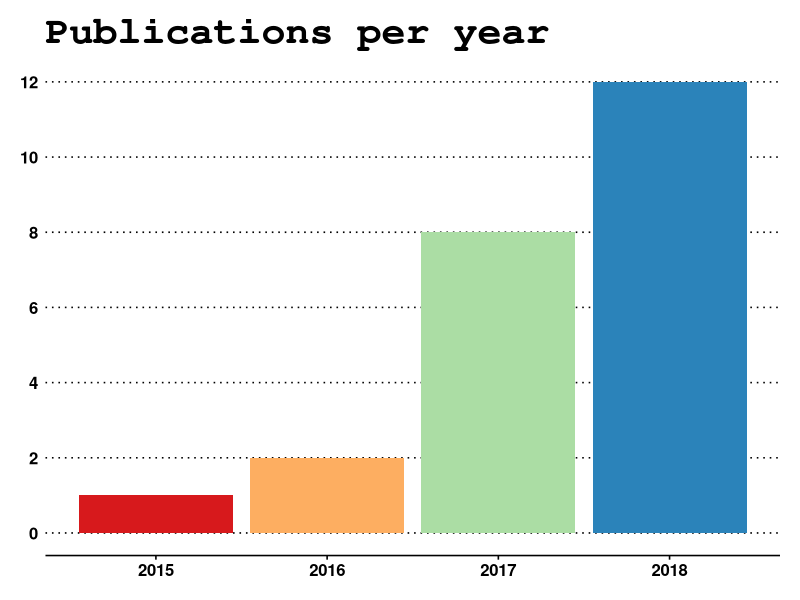
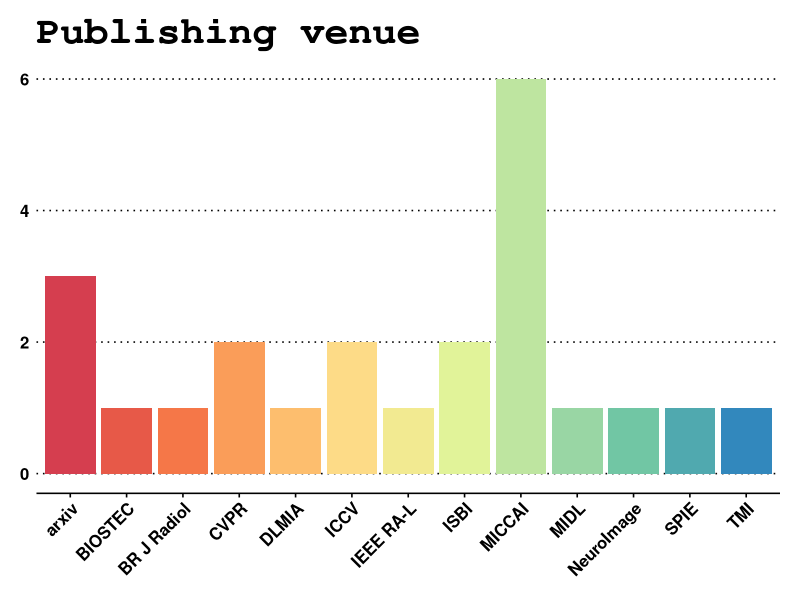
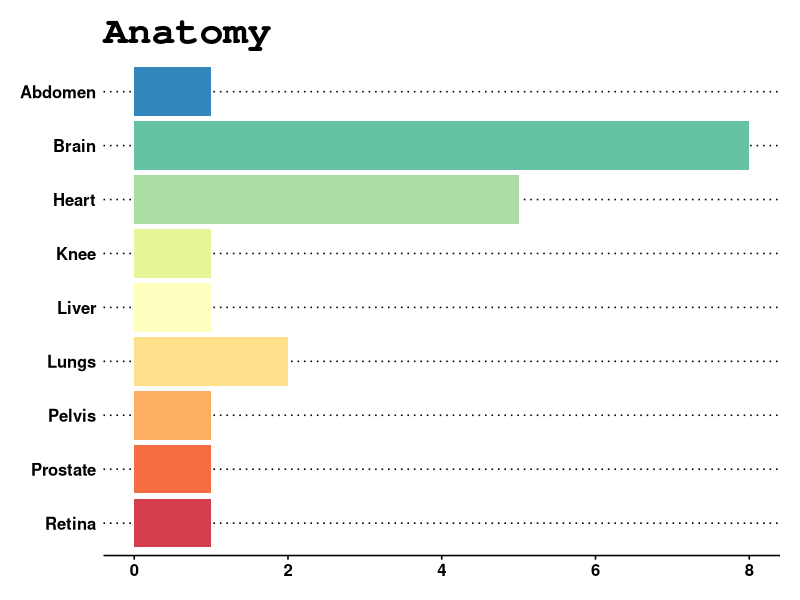
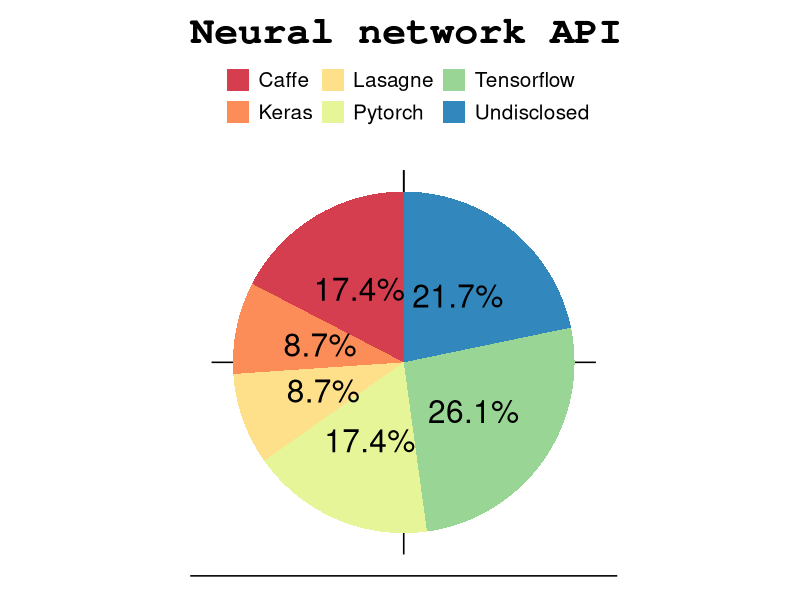

R code for these plots, in order:
library( ggplot2 )
library( ggthemes )
library( scales )
library( dplyr )

library( RColorBrewer )

deepMapBrief <- read.csv( "./DeepMapBrief.csv" )

## Make publishing year histogram

yearPlot <- ggplot( deepMapBrief, aes( YearPublished ) ) +
  geom_bar( aes( fill = factor( YearPublished ) ) ) +
  ggtitle( "Publications per year" ) +
  scale_y_continuous( "Count", breaks = seq( 0, 12, by = 2 ), labels = seq( 0, 12, by = 2 ) ) +
  scale_fill_brewer( palette = "Spectral" ) +
  theme_wsj( color = "white" ) +
  theme( legend.position = "none" )

ggsave( yearPlot, filename = paste0( './Figures/yearPlot.pdf' ),
  width = 6, height = 8, units = 'in' )

## Make publishing venue histogram

getPalette <- colorRampPalette( brewer.pal( 8, "Spectral" ) )
numberOfVenues <- length( unique( deepMapBrief$Venue ) )

venuePlot <- ggplot( deepMapBrief, aes( Venue ) ) +
  geom_bar( aes( fill = factor( Venue ) ) ) +
  ggtitle( "Publishing venue" ) +
  scale_y_continuous( "Count" ) +
  scale_fill_manual( values = getPalette( numberOfVenues ) ) +
  theme_wsj( color = "white" ) +
  theme( legend.position = "none",
         axis.text.x = element_text( angle = 45, hjust = 1 )
       )

ggsave( venuePlot, filename = paste0( './Figures/venuePlot.pdf' ),
  width = 12, height = 4, units = 'in' )

## Make anatomy histogram

anatomy <- c()
for( i in 1:length( deepMapBrief$Anatomy ) )
  {
  if( is.na( deepMapBrief$Anatomy[i] ) )
    {
    next
    }
  if( grepl( '_', deepMapBrief$Anatomy[i] ) )
    {
    tokens <- unlist( strsplit( deepMapBrief$Anatomy[i], '_' ) )
    anatomy <- append( anatomy, c( tokens ) )
    } else {
    anatomy <- append( anatomy, deepMapBrief$Anatomy[i] )
    }
  }
anatomy[is.na( anatomy )] <- 'None'

anatomyDataFrame <- data.frame( Anatomy = as.factor( anatomy ) )
anatomyDataFrame$Anatomy <- factor( anatomyDataFrame$Anatomy,
  levels = rev( c( 'Abdomen', 'Brain', 'Heart', 'Knee', 'Liver', 'Lungs', 'Pelvis', 'Prostate', 'Retina' ) ) )

anatomyPlot <- ggplot( anatomyDataFrame, aes( x = Anatomy ) ) +
  geom_bar( aes( fill = Anatomy ) ) +
  coord_flip() +
  ggtitle( "Anatomy" ) +
  scale_y_continuous( "Count" ) +
  scale_fill_brewer( "", palette = "Spectral" ) +
  theme_wsj( color = "white" )  +
  theme( legend.position = "none" )

ggsave( anatomyPlot, filename = paste0( './Figures/anatomyPlot.pdf' ),
  width = 10, height = 5, units = 'in' )


## Make pie chart

apiDataFrame <- data.frame( API = deepMapBrief$DeepLearningPlatform )
apiDataFrame <- apiDataFrame %>%
  group_by( API ) %>%
  count() %>%
  ungroup() %>%
  mutate( per = `n`/sum( `n` ) ) %>%
  arrange( desc( API ) )
apiDataFrame$label <- scales::percent( apiDataFrame$per )

apiPlot <- ggplot( apiDataFrame, aes( x = factor( 1 ), fill = API ) ) +
  geom_bar( aes( x = "", y = per, fill = API ), stat = "identity" , width = 1 ) +
  ggtitle( "Neural network API" ) +
  coord_polar( "y" ) +
  ylab( "" ) +
  xlab( "" ) +
  scale_fill_brewer( "", palette = "Spectral" ) +
  theme_wsj( color = "white" ) +
  theme( legend.text = element_text( size = 15 ),
         axis.text.x = element_blank(),
         axis.ticks = element_blank(),
         panel.grid = element_blank(),
         panel.border = element_blank() ) +
  geom_text( aes( x = 1, y = cumsum( per ) - per/2, label = label ), size = 8 )

ggsave( apiPlot, filename = paste0( './Figures/apiPlot.pdf' ),
  width = 7, height = 9, units = 'in' )
